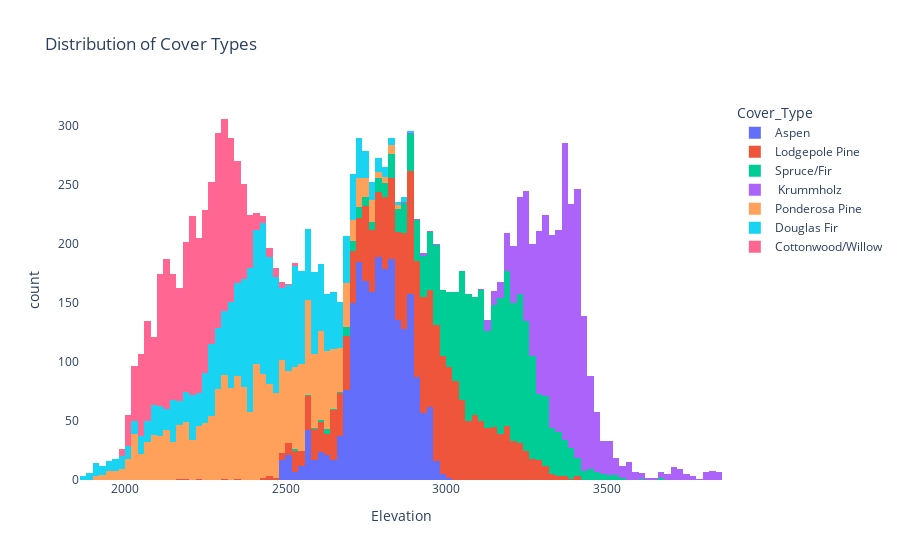

The notebook cell this image was saved under:
### Code cell
fig = px.histogram(train_df, x="Elevation", color="Cover_Type", title= "Distribution of Cover Types")
fig.update_layout({
'plot_bgcolor': 'rgba(0, 0, 0, 0)',
'paper_bgcolor': 'rgba(0, 0, 0, 0)',
})
fig.show()

### Figure 1 — Plotly figure (JSON) as saved in the notebook; plotly's stock layout.template omitted (floating-point values rounded to 4 significant figures; data arrays with more than 128 entries replaced by an {"elided": "..."} marker saying what was removed)
{"data": [{"alignmentgroup": "True", "bingroup": "x", "hoverlabel": {"namelength": 0}, "hovertemplate": "Cover_Type=Aspen<br>Elevation=%{x}<br>count=%{y}", "legendgroup": "Aspen", "marker": {"color": "#636efa"}, "name": "Aspen", "offsetgroup": "Aspen", "orientation": "v", "showlegend": true, "type": "histogram", "x": {"elided": "2160 int values"}, "xaxis": "x", "yaxis": "y"}, {"alignmentgroup": "True", "bingroup": "x", "hoverlabel": {"namelength": 0}, "hovertemplate": "Cover_Type=Lodgepole Pine<br>Elevation=%{x}<br>count=%{y}", "legendgroup": "Lodgepole Pine", "marker": {"color": "#EF553B"}, "name": "Lodgepole Pine", "offsetgroup": "Lodgepole Pine", "orientation": "v", "showlegend": true, "type": "histogram", "x": {"elided": "2160 int values"}, "xaxis": "x", "yaxis": "y"}, {"alignmentgroup": "True", "bingroup": "x", "hoverlabel": {"namelength": 0}, "hovertemplate": "Cover_Type=Spruce/Fir<br>Elevation=%{x}<br>count=%{y}", "legendgroup": "Spruce/Fir", "marker": {"color": "#00cc96"}, "name": "Spruce/Fir", "offsetgroup": "Spruce/Fir", "orientation": "v", "showlegend": true, "type": "histogram", "x": {"elided": "2160 int values"}, "xaxis": "x", "yaxis": "y"}, {"alignmentgroup": "True", "bingroup": "x", "hoverlabel": {"namelength": 0}, "hovertemplate": "Cover_Type= Krummholz<br>Elevation=%{x}<br>count=%{y}", "legendgroup": " Krummholz", "marker": {"color": "#ab63fa"}, "name": " Krummholz", "offsetgroup": " Krummholz", "orientation": "v", "showlegend": true, "type": "histogram", "x": {"elided": "2160 int values"}, "xaxis": "x", "yaxis": "y"}, {"alignmentgroup": "True", "bingroup": "x", "hoverlabel": {"namelength": 0}, "hovertemplate": "Cover_Type=Ponderosa Pine<br>Elevation=%{x}<br>count=%{y}", "legendgroup": "Ponderosa Pine", "marker": {"color": "#FFA15A"}, "name": "Ponderosa Pine", "offsetgroup": "Ponderosa Pine", "orientation": "v", "showlegend": true, "type": "histogram", "x": {"elided": "2160 int values"}, "xaxis": "x", "yaxis": "y"}, {"alignmentgroup": "True", "bingroup": "x", "hoverlabel": {"namelength": 0}, "hovertemplate": "Cover_Type=Douglas Fir<br>Elevation=%{x}<br>count=%{y}", "legendgroup": "Douglas Fir", "marker": {"color": "#19d3f3"}, "name": "Douglas Fir", "offsetgroup": "Douglas Fir", "orientation": "v", "showlegend": true, "type": "histogram", "x": {"elided": "2160 int values"}, "xaxis": "x", "yaxis": "y"}, {"alignmentgroup": "True", "bingroup": "x", "hoverlabel": {"namelength": 0}, "hovertemplate": "Cover_Type=Cottonwood/Willow<br>Elevation=%{x}<br>count=%{y}", "legendgroup": "Cottonwood/Willow", "marker": {"color": "#FF6692"}, "name": "Cottonwood/Willow", "offsetgroup": "Cottonwood/Willow", "orientation": "v", "showlegend": true, "type": "histogram", "x": {"elided": "2160 int values"}, "xaxis": "x", "yaxis": "y"}], "layout": {"barmode": "relative", "legend": {"title": {"text": "Cover_Type"}, "tracegroupgap": 0}, "paper_bgcolor": "rgba(0, 0, 0, 0)", "plot_bgcolor": "rgba(0, 0, 0, 0)", "title": {"text": "Distribution of Cover Types"}, "xaxis": {"anchor": "y", "domain": [0, 1], "title": {"text": "Elevation"}}, "yaxis": {"anchor": "x", "domain": [0, 1], "title": {"text": "count"}}}}
